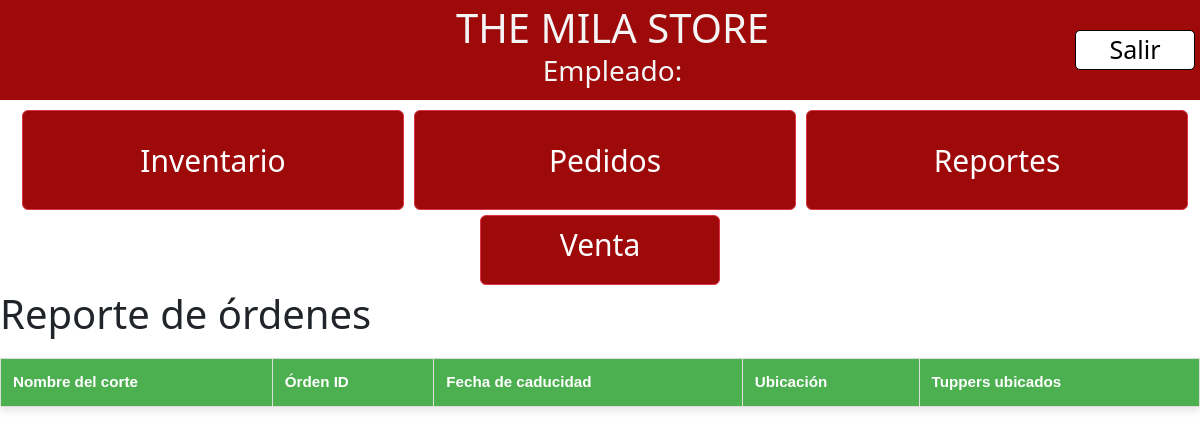
/expiration/, run on an earlier commit of the app's database.
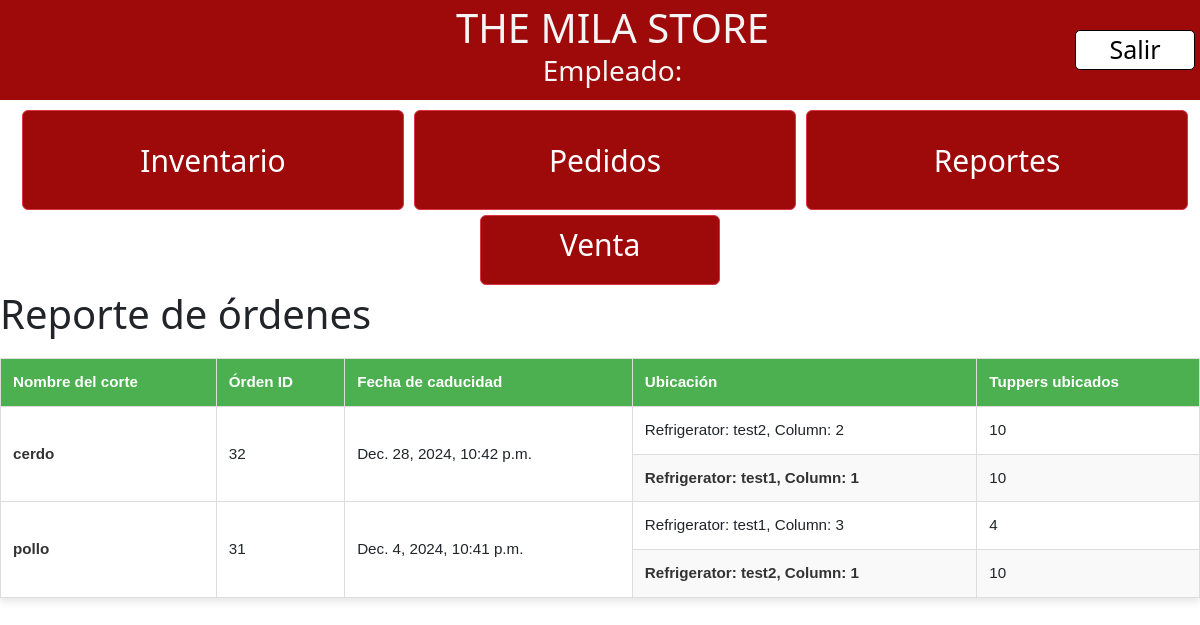
And on a later commit of the database.
### inventory/models.py (models this page shows, shortened)
class OrderAllocation(models.Model):
    order = models.ForeignKey(Order, related_name='allocations', on_delete=models.CASCADE)
    column = models.ForeignKey(Column, on_delete=models.CASCADE)
    tuppers_allocated = models.IntegerField()

class Order(models.Model):
    cut = models.ForeignKey(Cut, on_delete=models.CASCADE)
    tuppers_requested = models.IntegerField()
    created_at = models.DateTimeField(auto_now_add=True)
    tuppers_remaining = models.IntegerField()
    scheduled_date = models.DateTimeField(blank=True, null=True)
    expiration_date = models.DateTimeField(blank=True, null=True)

class Cut(models.Model):
    name = models.CharField(max_length=100, default='test')
    milas_per_tupper = models.IntegerField()
    reorder_threshold = models.IntegerField(default=10)
    reorder_tuppers = models.IntegerField(default=10)
    is_order_pending = models.BooleanField(default=False)
    color = ColorField(default='#FF0000')
    unit_price = models.DecimalField(max_digits=10, decimal_places=2, default=0.00)
    days_until_expiration = models.IntegerField(default=7)

class Column(models.Model):
    refrigerator = models.ForeignKey(Refrigerator, on_delete=models.CASCADE)
    def __str__(self):
        return f"Refrigerator: {self.refrigerator.name}, Column: {(list(Column.objects.filter(refrigerator=self.refrigerator).order_by('id').values_list('id', flat=True))).index(self.id) + 1}"

class Refrigerator(models.Model):
    name = models.CharField(max_length=100)

### inventory/views.py (the view)
# urls.py: path('expiration/', views.expiration_tracking_view, name='reports'),
def expiration_tracking_view(request):
    allocations = OrderAllocation.objects.select_related('order', 'order__cut', 'column').order_by('order__cut__name', 'order__expiration_date')
    grouped_allocations = defaultdict(list)
    for allocation in allocations:
        grouped_allocations[allocation.order.id].append(allocation)
    context = {
        'grouped_allocations': dict(grouped_allocations),  # Convert to regular dict for easier template access
    }
    return render(request, 'inventory/reports.html', context)

### inventory/templates/inventory/reports.html (shortened to what this page needs)
{% extends 'base.html' %}
{% load static %}
{% block css_files %}
    <link rel="stylesheet" href="{% static 'inventory/reports.css' %}">
{% endblock %}
{% block content %}
    <h1>Reporte de órdenes</h1>
    <table>
        <thead>
        <tr>
            <th>Nombre del corte</th>
            <th>Órden ID</th>
            <th>Fecha de caducidad</th>
            <th>Ubicación</th>
            <th>Tuppers ubicados</th>
        </tr>
        </thead>
        <tbody>
        {% for order_id, allocations in grouped_allocations.items %}
            {% if allocations %}
                <tr>
                    <td rowspan="{{ allocations|length }}">{{ allocations.0.order.cut.name }}</td>
                    <td rowspan="{{ allocations|length }}">{{ allocations.0.order.id }}</td>
                    <td rowspan="{{ allocations|length }}">{{ allocations.0.order.expiration_date }}</td>
                    <td>{{ allocations.0.column }}</td>
                    <td>{{ allocations.0.tuppers_allocated }}</td>
                </tr>
                {% for allocation in allocations|slice:"1:" %}
                    <tr>
                        <td>{{ allocation.column }}</td>
                        <td>{{ allocation.tuppers_allocated }}</td>
                    </tr>
                {% endfor %}
            {% endif %}
        {% endfor %}
        </tbody>
    </table>
{% endblock %}

### templates/base.html (shortened to what this page needs)
{% load static %}
<!DOCTYPE html>
<html lang="esp">
<head>
    <link href="https://cdn.jsdelivr.net/npm/bootstrap@5.3.3/dist/css/bootstrap.min.css" rel="stylesheet"
>
    <link rel="stylesheet" href="{% static "base.css" %}">
    {% block css_files %}{% endblock %}
</head>
<body>
    <header id="navbar">
        <div id="tit">
            <h1>THE MILA STORE </h1>
            <h3>{% if user.is_staff or user.is_superuser %}Administrador{% else %}Empleado{% endif %}: {{ user.username }}</h3>
        </div>
        <a href="{% url 'logout' %}" id="secondary">Salir</a>
    </header>
    <div class="container-fluid">
        <a href="{% url 'inventory' %}"><button type="button" class="btn btn-danger">Inventario</button></a>
        <a href="{% url 'orders' %}"><button type="button" class="btn btn-danger">Pedidos</button></a>
        <a href="{% url 'reports' %}"><button type="button" class="btn btn-danger">Reportes</button></a>
    </div>
    <div  class="centered-container" >
    <a href="{% url 'sell_milas' %}" id="ventanaventa" class="btn btn-danger venta" >Venta</a>
    </div>
        {% block content %}
    {% endblock %}
</body>
</html>

### static/base.css (style rules this page uses)
html,body { margin: 0; }
header { display: flex; align-items: center; justify-content: space-between; background-color:#9e0909; font-size: 30px; width: 100%; height: 100px; color: whitesmoke; }
.btn-danger { width:100%; height: 100px; font-size:30px; margin:5px; background-color:#9e0909; }
.container-fluid { width:100%; display:flex; flex-direction:row; }
.container-fluid a, button { width:40%; height: 100px; font-size:25px; margin:5px; }
#secondary { text-align: center; width: 10%; background-color: white; color: black; margin-right: 5px; font-size: 25px; border: 1px solid black; text-decoration: none; border-radius: 5px; transition: background-color 0.3s, color 0.3s; }
#tit { padding-left:150px; margin:auto; text-align: center; }
h1 { text-align: center; display: inline-block; margin: 0; }
.venta { width: 20%; height: 70px; background-color:#9e0909; margin-left:40%; color:white; font-size:30px; }
.centered-container { display: flex; }

### inventory/static/inventory/reports.css (style rules this page uses)
table { width: 100%; border-collapse: collapse; font-family: Arial, sans-serif; margin-top: 20px; box-shadow: 0 4px 8px rgba(0, 0, 0, 0.1); }
th, td { border: 1px solid #ddd; padding: 12px; text-align: left; font-size: 0.95em; }
th { background-color: #4CAF50; color: white; font-weight: bold; }
tr:nth-child(even) { background-color: #f9f9f9; }
td { vertical-align: middle; }
td:first-child { font-weight: bold; color: #333; }

What changed in the data, as far as the page shows it:
added OrderAllocation: order.name "cerdo", order "32", order.expiration_date "Dec. 28, 2024, 10:42 p.m.", column.name "Refrigerator: test2, Column: 2", tuppers_allocated "10", shown under "Reporte de órdenes"
added OrderAllocation: column "Refrigerator: test1, Column: 1", tuppers_allocated "10", shown under "cerdo"
added OrderAllocation: order.name "pollo", order "31", order.expiration_date "Dec. 4, 2024, 10:41 p.m.", column.name "Refrigerator: test1, Column: 3", tuppers_allocated "4", shown under "Reporte de órdenes"
added OrderAllocation: column "Refrigerator: test2, Column: 1", tuppers_allocated "10", shown under "pollo"
